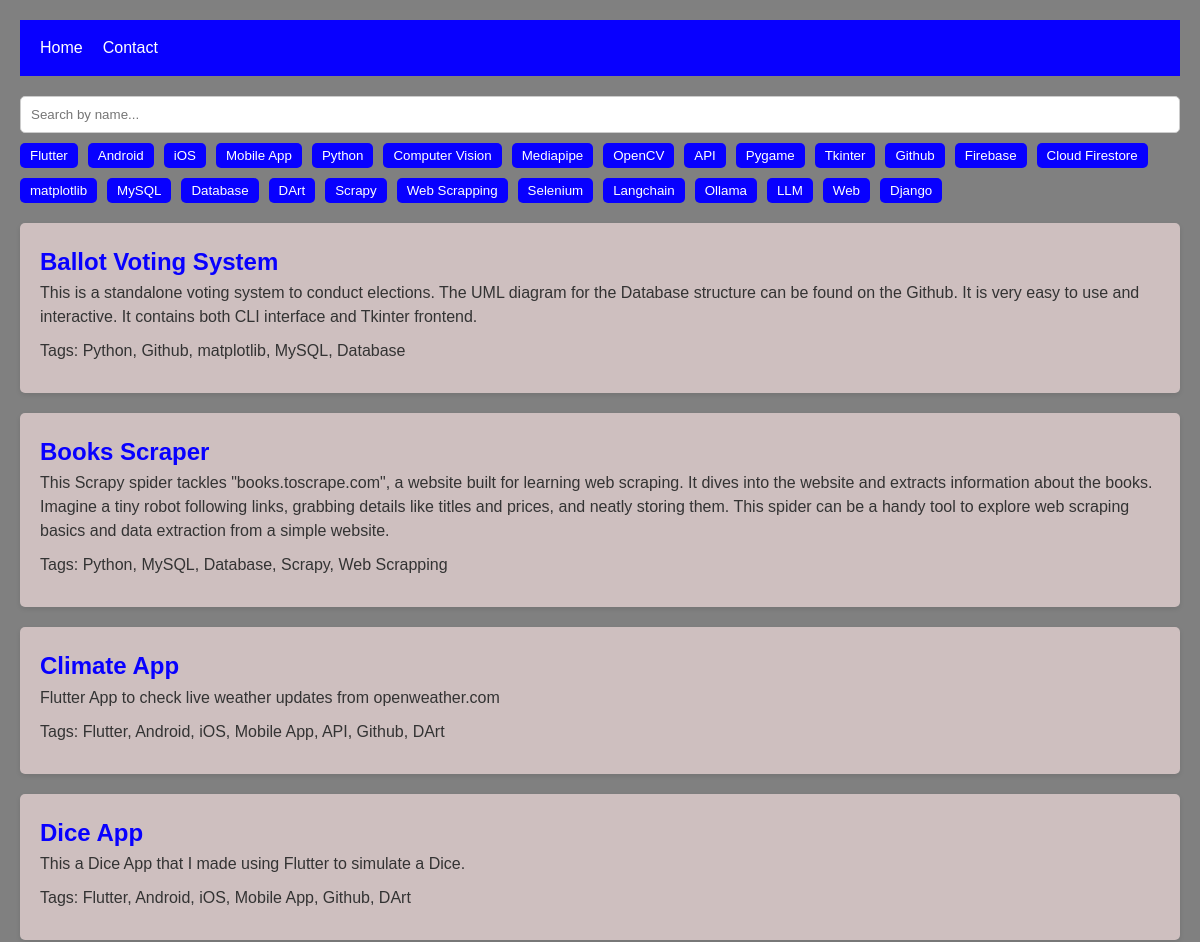
Before: / (upper part) with the older database file.
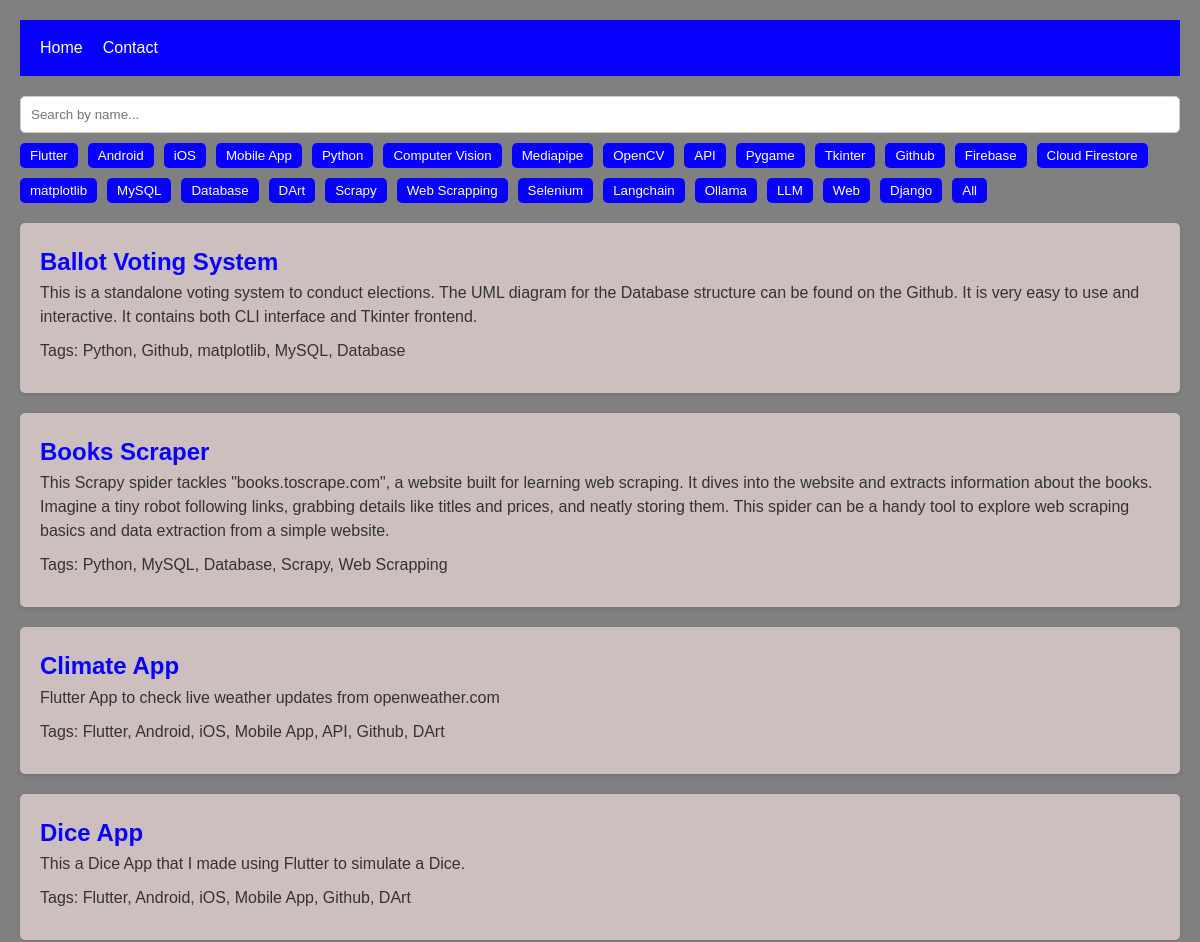
After: the same page with the newer database file.
### portfolio/models.py (models this page shows, shortened)
class Tag(models.Model):
    name = models.CharField(max_length=100,unique=True)
    def __str__(self):
        return self.name

class Project(models.Model):
    title = models.CharField(max_length=100)
    description = models.TextField()
    tags = models.ManyToManyField(Tag , related_name='projects', blank=True)
    link = models.URLField(blank=True, max_length=500)

### portfolio/views.py (the view)
# urls.py: path('', views.home_page, name='home'),
def home_page(request):
    projects = Project.objects.order_by('title')
    tags = Tag.objects.all()
    return render(request, 'home_page.html', {'projects': projects, 'tags': tags})

### portfolio/templates/home_page.html (shortened to what this page needs)
{% extends 'base.html' %}
{% load static %}
{% block extrahead %}
  <link rel="stylesheet" href="{% static 'css/home_page.css' %}" />
{% endblock %}
{% block content %}
  <div class="filters">
    <input type="text" id="name-search" placeholder="Search by name..." />
    <div class="tags-list">
      {% for tag in tags %}
        <button class="tag" data-tag="{{ tag.name|lower }}">{{ tag.name }}</button>
      {% endfor %}
    </div>
  </div>
  <div class="projects-list">
    {% for project in projects %}
      <div class="project" data-name="{{ project.title}}" data-tags="{{ project.tags.all|join:', '|lower }}">
        <h2><a href="{% url 'project' project.id %}">{{project.title}}</a></h2>
        <p>{{project.description}}</p>
        <p>Tags: {{project.tags.all|join:', '}}</p>
      </div>
    {% endfor %}
  </div>
{% endblock %}

Changed rows visible on the page:
added Tag: name "All"
